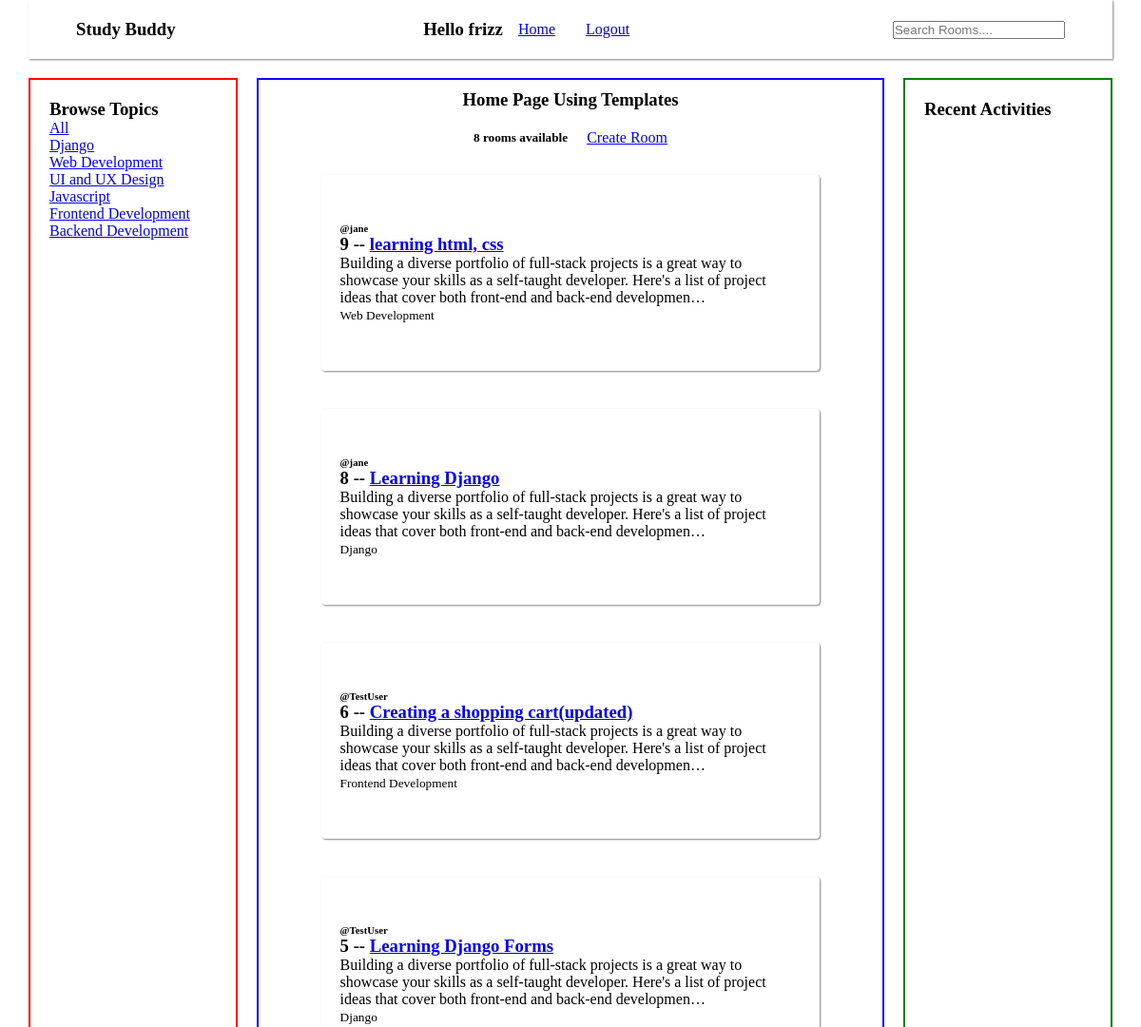
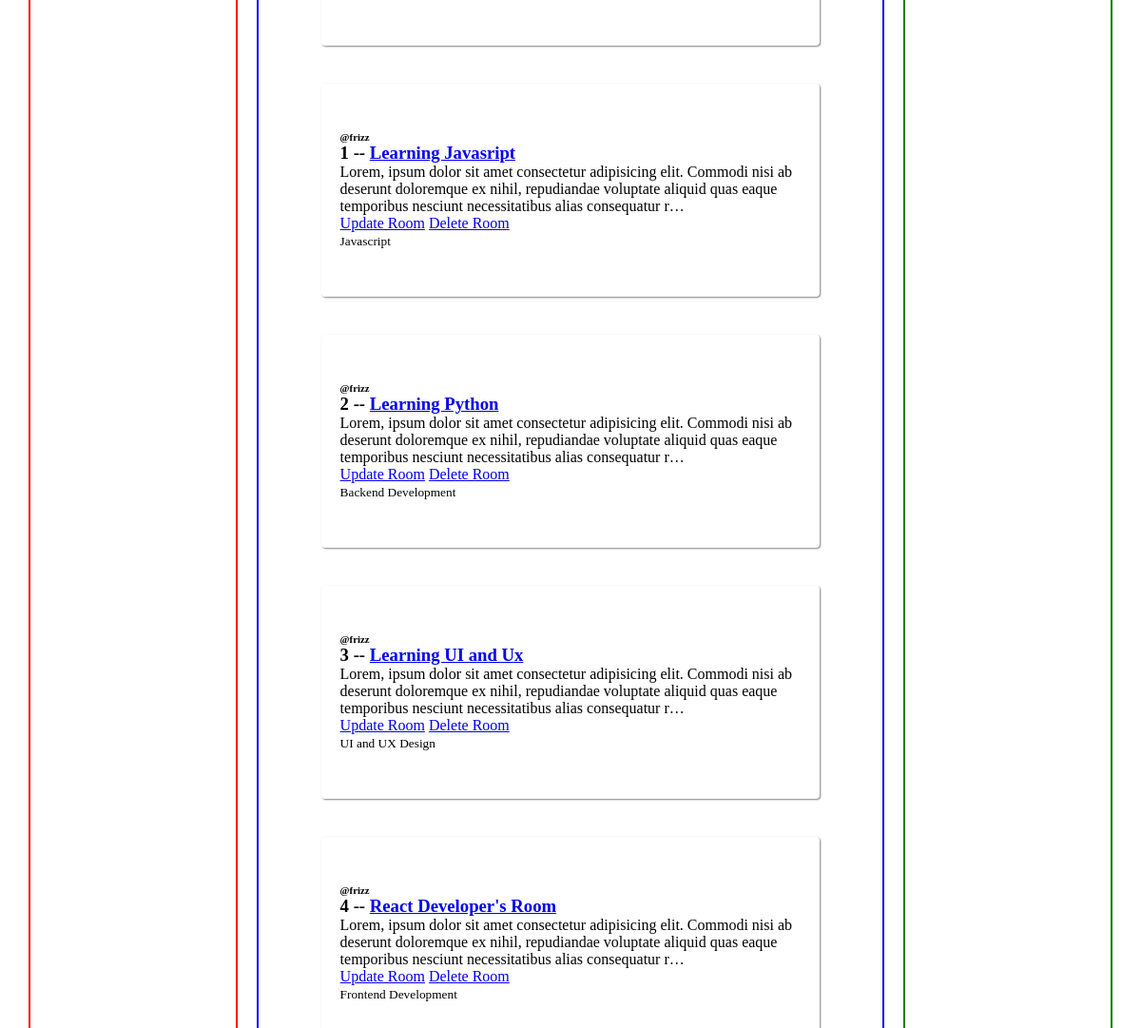
The page / (signed in) on the database its author committed (2 pictures, top to bottom).
### base/models.py (models this page shows, shortened)
class CustomUser(AbstractUser):
    def __str__(self):
        return self.username

class Topic(models.Model):
    name = models.CharField(max_length = 200)

class Room(models.Model):
    host = models.ForeignKey(User, on_delete=models.CASCADE)
    topic = models.ForeignKey('Topic', on_delete = models.SET_NULL, null=True)
    name = models.CharField(max_length=200)
    description = models.TextField(null=True, blank = True)
    updated = models.DateTimeField(auto_now=True)
    created = models.DateTimeField(auto_now_add = True)
    class Meta:
        ordering = ['-updated', '-created']

### base/views.py (the view)
# urls.py: path('', views.home, name='home'),
def home(request):
    q = request.GET.get('q') or ''
    rooms = Room.objects.filter(
        Q(topic__name__icontains=q) |
        Q(name__icontains = q) |
        Q(description__icontains = q)
        )
    topics = Topic.objects.all()
    rooms_count = rooms.count()
    context = {
        'rooms':rooms,
        'topics':topics,
        'rooms_count':rooms_count
    }
    return render(request, 'base/home.html', context)

### base/templates/base/home.html
{% extends '../base.html' %} {% block content %}
<div class="home">
  <section class="topics">
    <h1>Browse Topics</h1>
    <div><a href="{% url 'home' %}">All</a></div>
    {% for topic in topics %}
    <div>
      <a href="{% url 'home' %}?q={{topic.name}}">{{topic.name}}</a>
    </div>
    {% endfor %}
  </section>
  <section class="content">
    <h1 class="heading">Home Page Using Templates</h1>
    <div class="rooms-heading rooms">
      <h5>{{rooms_count}} room{% if rooms_count > 1%}s{% endif %} available</h5>
      <a href="{% url 'create_room' %}">Create Room</a>
    </div>
    <section class="rooms">
      {% for room in rooms %}
      <div class="room">
        <h6>@{{room.host.username}}</h6>
        <h3>
          {{room.id}} -- <a href="{% url 'room' room.id %}">{{room.name}}</a>
        </h3>
        <p>{{room.description|truncatechars:200}}</p>
        {% if request.user == room.host%}
        <div>
          <a href="{% url 'update_room' room.id %}">Update Room</a>
          <a href="{% url 'delete_room' room.id %}">Delete Room</a>
        </div>
        {% endif %}
        <small>{{room.topic.name}}</small>
      </div>
      {% endfor %}
    </section>
  </section>
  <section class="recent">
    <h1>Recent Activities</h1>
  </section>
</div>
{% endblock %}

### templates/_navbar.html
<nav class="navbar">
  <h1>Study Buddy</h1>
  <ul>
    {% if user.is_authenticated %}
    <li><h3>Hello {{request.user}}</h3></li>
    <li><a class="nav-links" href="{% url 'home' %}">Home</a></li>
    <li><a class="nav-links" href="{% url 'logout' %}">Logout</a></li>
    {% else %}
    <li><a class="nav-links" href="{% url 'login' %}">Login</a></li>
    {% endif %}
  </ul>
  <form action="{% url 'home' %}" method="get">
    <input type="text" name="q" id="search" placeholder="Search Rooms...." />
  </form>
</nav>

### static/main.css (style rules this page uses)
* { padding: 0; margin: 0; box-sizing: border-box; }
.navbar { position: sticky; top: 0; left: 0; display: flex; align-items: center; justify-content: space-between; box-shadow: 1px 1px 2px gray; padding: 20px 50px; margin-bottom: 20px; }
.heading { margin: 10px 0; text-align: center; }
.navbar ul { display: flex; list-style: none; align-items: center; justify-content: center; }
.nav-links { cursor: pointer; display: inline; padding: 1rem; }
.rooms { display: flex; align-items: center; justify-content: center; flex-wrap: wrap; gap: 20px; }
.room { padding: 50px 20px; box-shadow: 1px 1px 2px gray; width: 80%; margin: 10px auto; border-radius: 4px; }
.home { display: grid; grid-template-columns: 1fr 3fr 1fr; gap: 20px; }
.content { border: 2px solid rgb(0, 4, 255); }
.recent { border: 2px solid green; padding: 20px; }
.topics { border: 2px solid red; padding: 20px; }
.rooms-heading { text-align: center; margin: 20px 0; }

### rows shown on the page
CustomUser: user "frizz"
Topic: name "Django"
Topic: name "Web Development"
Topic: name "UI and UX Design"
Topic: name "Javascript"
Topic: name "Frontend Development"
Topic: name "Backend Development"
Room: host.username "jane", id "9", name "learning html, css", description "Building a diverse portfolio of full-stack projects is a great way to showcase your skills as a self-taught developer. Here's a list of project ideas that cover both front-end and back-end developmen…", topic.name "Web Development"
Room: host.username "jane", id "8", name "Learning Django", description "Building a diverse portfolio of full-stack projects is a great way to showcase your skills as a self-taught developer. Here's a list of project ideas that cover both front-end and back-end developmen…", topic.name "Django"
Room: host.username "TestUser", id "6", name "Creating a shopping cart(updated)", description "Building a diverse portfolio of full-stack projects is a great way to showcase your skills as a self-taught developer. Here's a list of project ideas that cover both front-end and back-end developmen…", topic.name "Frontend Development"
Room: host.username "TestUser", id "5", name "Learning Django Forms", description "Building a diverse portfolio of full-stack projects is a great way to showcase your skills as a self-taught developer. Here's a list of project ideas that cover both front-end and back-end developmen…", topic.name "Django"
Room: host.username "frizz", id "1", name "Learning Javasript", description "Lorem, ipsum dolor sit amet consectetur adipisicing elit. Commodi nisi ab deserunt doloremque ex nihil, repudiandae voluptate aliquid quas eaque temporibus nesciunt necessitatibus alias consequatur r…", shows "Update Room", topic.name "Javascript"
Room: host.username "frizz", id "2", name "Learning Python", description "Lorem, ipsum dolor sit amet consectetur adipisicing elit. Commodi nisi ab deserunt doloremque ex nihil, repudiandae voluptate aliquid quas eaque temporibus nesciunt necessitatibus alias consequatur r…", shows "Update Room", topic.name "Backend Development"
Room: host.username "frizz", id "3", name "Learning UI and Ux", description "Lorem, ipsum dolor sit amet consectetur adipisicing elit. Commodi nisi ab deserunt doloremque ex nihil, repudiandae voluptate aliquid quas eaque temporibus nesciunt necessitatibus alias consequatur r…", shows "Update Room", topic.name "UI and UX Design"
Room: host.username "frizz", id "4", name "React Developer's Room", description "Lorem, ipsum dolor sit amet consectetur adipisicing elit. Commodi nisi ab deserunt doloremque ex nihil, repudiandae voluptate aliquid quas eaque temporibus nesciunt necessitatibus alias consequatur r…", shows "Update Room", topic.name "Frontend Development"

### other values the page prints
{{ rooms_count }} "8"
